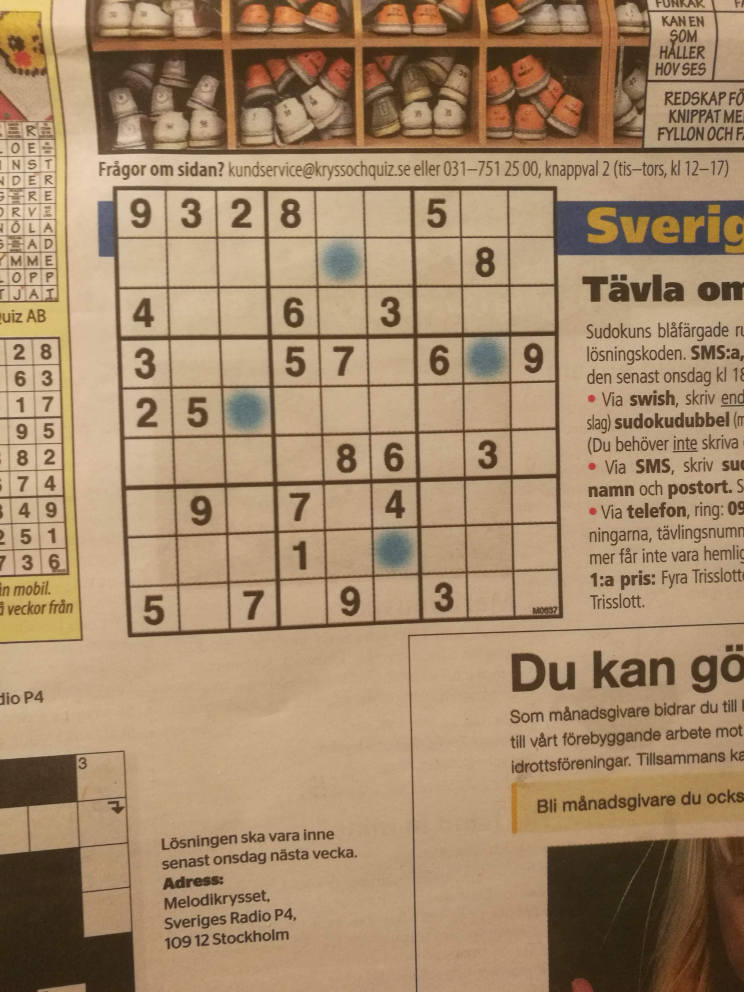
#> input picture rsrc/IMG_20190317_200221.jpg, 2976 x 3968 px (shown at 1/4 size)
$ python main.py ../rsrc/IMG_20190317_200221.jpg
#> lines starting #> are read from the running program, lines starting #| are printed output that depends on the picture; after the words box and inside, x2 and y2 are one past the last pixel; in counts of white or black regions, pixels touching at a corner belong together
### src/image_process.py
import cv2
from matplotlib import pyplot as plt
from collections import namedtuple
import numpy
import numpy as np
from nptyping import Array
Point2f = namedtuple('Point2f', ['x','y'])
Size = namedtuple('Size', ['width','height'])
canny_limit = 65

def calc_euclidian_dist(a, b):
    return numpy.sqrt(numpy.power(a.x - b.x, 2) + numpy.power(a.y - b.y, 2))

def calc_size(corners):
    # determine the dimensions that we should warp this contour to
    widthTop = calc_euclidian_dist(corners[0], corners[1])
    widthBottom = calc_euclidian_dist(corners[2], corners[3])

    heightLeft = calc_euclidian_dist(corners[0], corners[3])
    heightRight = calc_euclidian_dist(corners[1], corners[2])

    return Size(max(widthTop, widthBottom), max(heightLeft, heightRight))


def find_corners(largestContour):
        maxDist = [0, 0, 0, 0]
        corners = [0, 0, 0, 0]
        M = cv2.moments(largestContour, True)
        cX = M['m10'] / M['m00']
        cY = M['m01'] / M['m00']
        for i in range(4):
            maxDist[i] = 0.0;
            corners[i] = Point2f(cX, cY)

        center = Point2f(cX, cY)

        # find the most distant point in the contour within each quadrant
        for point in largestContour:
            p = Point2f(point[0][0], point[0][1])
            dist = calc_euclidian_dist(p, center)
            # print("(", p.x , "," , p.y , ") is " , dist , " from (" , cX , "," , cY , ")")
            if p.x < cX and p.y < cY and maxDist[0] < dist:
                # top left
                maxDist[0] = dist
                corners[0] = p
            elif p.x > cX and p.y < cY and maxDist[1] < dist:
                # top right
                maxDist[1] = dist
                corners[1] = p
            elif p.x > cX and p.y > cY and maxDist[2] < dist:
                # bottom right
                maxDist[2] = dist
                corners[2] = p
            elif p.x < cX and p.y > cY and maxDist[3] < dist:
                # bottom left
                maxDist[3] = dist
                corners[3] = p


        return corners

# TODO remove this
def convert_corners(corners) -> Array[np.float32]:
    result = []
    for corner in corners:
        result.append([corner.x, corner.y])

    return np.float32(result)

def find_largest_contour(imgx: Array[np.uint8]) -> Array[np.int32]:
    edgesx = cv2.Canny(imgx, canny_limit, canny_limit * 2, apertureSize=3)
    contours, hierarchy = cv2.findContours(edgesx, cv2.RETR_EXTERNAL, cv2.CHAIN_APPROX_SIMPLE)
    largest_area = 0.0
    largest_contour = []
    if __debug__:
        debug_img = imgx.copy()
    for contour in contours:
        area = cv2.contourArea(contour, False)
        if area > largest_area:
            largest_contour = contour
            largest_area = area
            if __debug__:
                rect = cv2.boundingRect(largest_contour)
                cv2.rectangle(debug_img, rect, (255, 0, 0), 3)

    if __debug__:
        plt.subplot(1,2,1),plt.imshow(edgesx)
        plt.subplot(1,2,2),plt.imshow(debug_img)
        plt.show()

    return largest_contour

def close_to_vertical_or_horizontal(a):
    limit = 1
    a = abs(a)
    if a < limit:
        return True
    if abs(a - 180) < limit:
        return True

    return False

def remove_lines(img: Array[np.uint8]):

    ret,img2 = cv2.threshold(~img,127,255,cv2.THRESH_BINARY)
    edges = cv2.Canny(img2,100,150,apertureSize = 3)

    # probably need to get this down to 450x450 to make the threshold work
    lines = cv2.HoughLines(edges,1,np.pi/180, 70)
    for line in lines:
        for rho,theta in line:
            a = np.cos(theta)
            b = np.sin(theta)
            a_deg = a * 180
            b_deg = b * 180
            if close_to_vertical_or_horizontal(a_deg) and close_to_vertical_or_horizontal(b_deg):
                x0 = a*rho
                y0 = b*rho
                x1 = int(x0 + 1000*(-b))
                y1 = int(y0 + 1000*(a))
                x2 = int(x0 - 1000*(-b))
                y2 = int(y0 - 1000*(a))
                cv2.line(img,(x1,y1),(x2,y2),(255,255,255), 10)

    return img

def load_img(filename):
    img = cv2.imread(filename)
    img = cv2.fastNlMeansDenoising(img)
    ret,img = cv2.threshold(img,127,255,cv2.THRESH_BINARY)
    min_side = min(img.shape[0:1])
    scale_factor = 500 / min_side
    #scale_factor = 0.25
    img = cv2.resize(img, (0,0), fx=scale_factor, fy=scale_factor)
    return img


def unwrap_img(imgx):
    largest_contour = find_largest_contour(imgx)

    corners = find_corners(largest_contour)
    size = calc_size(corners)
    flat_corners = []
    flat_corners.append(Point2f(0.0,0.0))
    flat_corners.append(Point2f(size.width, 0.0))
    flat_corners.append(Point2f(size.width, size.height))
    flat_corners.append(Point2f(0.0, size.height))
    transform = cv2.getPerspectiveTransform(convert_corners(corners), convert_corners(flat_corners))
    imgx = cv2.warpPerspective(imgx, transform, (int(size.width), int(size.height)))

    imgx1 = cv2.GaussianBlur(imgx, (0, 0), 3);
    imgx2 = cv2.addWeighted(imgx, 1.5, imgx1, -0.5, 0);
    return imgx2


def extact_numbers(imgx):
    result = []
    width, height, _ = imgx.shape
    sq_width = width // 9
    sq_height = height // 9
    xs = range(0, width - sq_width, sq_width)
    ys = range(0, height - sq_height, sq_height)
    for y in ys:
        row_result = []
        for x in xs:
            sub_img = imgx[y:y + sq_height, x:x+sq_width]
            largest_contour = find_largest_contour(sub_img)
            if len(largest_contour):
                rect = cv2.boundingRect(largest_contour)
                number = sub_img[rect[1]:rect[1]+rect[3], rect[0]:rect[0]+ rect[2]]
            else:
                number = []
            row_result.append(number)
        result.append(row_result)

    return np.array(result)


def extract_squares(filename: str):
    imgx = load_img(filename)
    imgx2 = unwrap_img(imgx)
    if __debug__:
        plt.imshow(imgx2)
        plt.show()
    imgx = remove_lines(imgx2)
    if __debug__:
        plt.imshow(imgx)
        plt.show()

    return extact_numbers(imgx)

### src/main.py
from matplotlib import pyplot as plt
from image_process import extract_squares
import sys
plt.rcParams['figure.figsize'] = [15, 10]

def main():
    squares = extract_squares(sys.argv[1])
#> in load_img, img is the input picture: shape (3968, 2976, 3); mean B, G, R 106.1, 137.3, 164.7
#> in load_img, `ret,img = cv2.threshold(img,127,255,cv2.THRESH_BINARY)`:
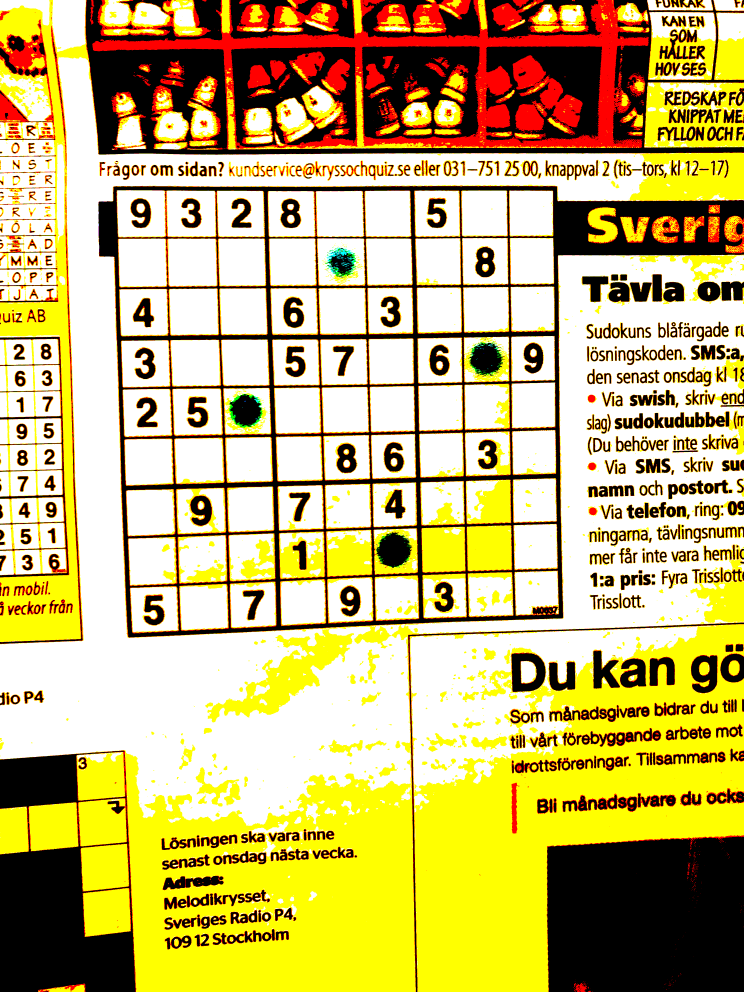
#> img: shape (3968, 2976, 3) (shown at 1/4 size); mean B, G, R 111, 180.6, 198.1
#> in find_largest_contour, `edgesx = cv2.Canny(imgx, canny_limit, canny_limit * 2, apertureSize=3)`:
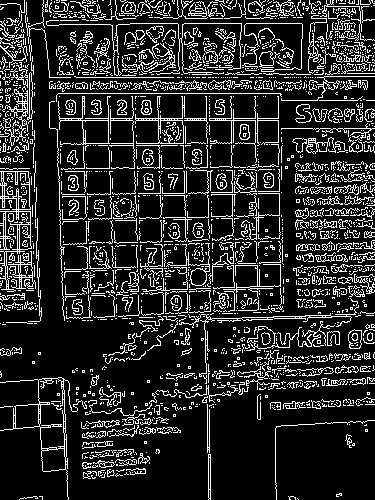
#> edgesx: shape (500, 375); 16.7% white in thin lines or dots
#> in find_largest_contour, `contours, hierarchy = cv2.findContours(edgesx, cv2.RETR_EXTERNAL, cv2...`: contours = 2000 contours, 1922 with area under 20; largest, box (x1, y1, x2, y2) and area: (0, 377, 87, 500) 2878, (0, 171, 32, 292) 1438, (135, 96, 185, 144) 664, (58, 96, 111, 145) 655, (0, 89, 28, 146) 304
#> the loop in find_largest_contour, `for contour in contours:` made 2000 passes
#> (area, largest_area, rect) on passes 13, 16, 24, 32, 219: (21, 21, (83, 471, 14, 8)), (29.5, 29.5, (107, 469, 8, 8)), (74, 74, (93, 460, 22, 8)), (88, 88, (208, 454, 3, 46)), (2877.5, 2877.5, (0, 377, 87, 123))
#> area on passes 36, 52: 31, 42.5
#> after the loop in find_largest_contour, `for contour in contours:`:
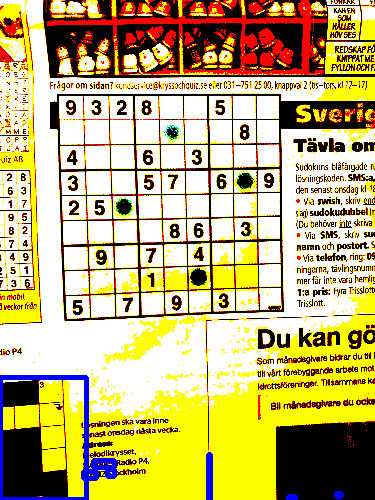
#> debug_img: shape (500, 375, 3); mean B, G, R 114.1, 178.3, 195.5
#> after the loop in find_largest_contour, `for contour in contours:`: largest_area = 2877.5; largest_contour = contour of 198 points, box (x1, y1, x2, y2) (0, 377, 87, 500), area 2878
#> in find_corners, `M = cv2.moments(largestContour, True)`: M = moments, m00 2877.5, centre m10/m00, m01/m00 = (47.12, 422)
#> in find_corners, `cX = M['m10'] / M['m00']`: cX = 47.12
#> in find_corners, `cY = M['m01'] / M['m00']`: cY = 422
#> after the loop in find_corners, `for i in range(4):`: corners = [(47.12, 422), (47.12, 422), (47.12, 422), (47.12, 422)]; maxDist = [0, 0, 0, 0]
#> in find_corners, `center = Point2f(cX, cY)`: center = (47.12, 422)
#> the loop in find_corners, `for point in largestContour:` made 198 passes
#> (p, dist) on passes 1 to 3: ((58, 377), 46.31), ((57, 378), 45.11), ((42, 378), 44.31)
#> after the loop in find_corners, `for point in largestContour:`: corners = [(0, 382), (61, 377), (68, 499), (43, 471)]; maxDist = [61.82, 47.1, 79.77, 49.16]
#> in unwrap_img, `corners = find_corners(largest_contour)`: corners = [(0, 382), (61, 377), (68, 499), (43, 471)]
#> in calc_size, `widthTop = calc_euclidian_dist(corners[0], corners[1])`: widthTop = 61.2
#> in calc_size, `widthBottom = calc_euclidian_dist(corners[2], corners[3])`: widthBottom = 37.54
#> in calc_size, `heightLeft = calc_euclidian_dist(corners[0], corners[3])`: heightLeft = 98.84
#> in calc_size, `heightRight = calc_euclidian_dist(corners[1], corners[2])`: heightRight = 122.2
#> in unwrap_img, `size = calc_size(corners)`: size = (61.2, 122.2)
#> the loop in convert_corners, `for corner in corners:` made 4 passes
#> after the loop in convert_corners, `for corner in corners:`: result = [[0, 382], [61, 377], [68, 499], [43, 471]]
#> in unwrap_img, `transform = cv2.getPerspectiveTransform(convert_corners(corners), conv..`: transform = [[0.307, -0.148, 56.73], [0.00471, 0.0574, -21.94], [0.00316, -0.00232, 1]]
#> in remove_lines, `edges = cv2.Canny(img2,100,150,apertureSize = 3)`:
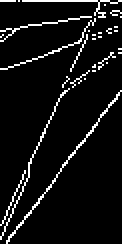
#> edges: shape (122, 61) (shown 2 times larger); 6.9% white in thin lines or dots
#> in remove_lines, `lines = cv2.HoughLines(edges,1,np.pi/180, 70)`: lines = [[75, 0.646]]
#> the loop in remove_lines, `for line in lines:` made 1 pass
#> line on pass 1: [[75, 0.646]]
#> the loop in extact_numbers, `for y in ys:` made 1 pass
#> pass 1, in find_largest_contour (call 4), `plt.show()`:
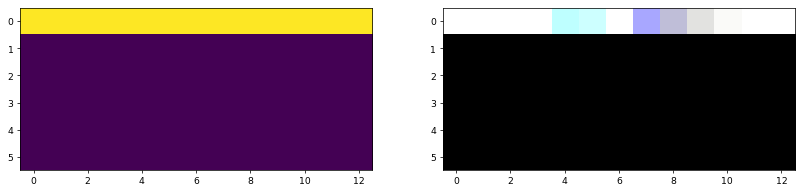
#> figure drawn by matplotlib, 2 panels
#> pass 1, in find_largest_contour (call 5), `plt.show()`:
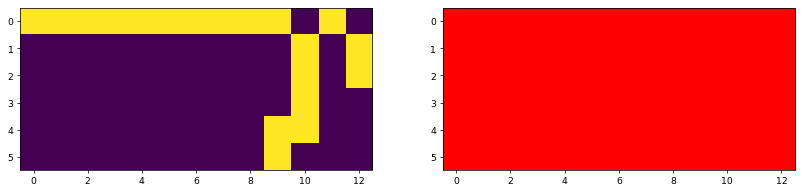
#> figure drawn by matplotlib, 2 panels
#> pass 1, in find_largest_contour (call 6), `plt.show()`:
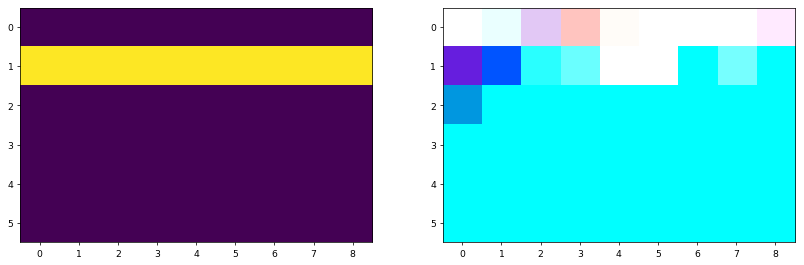
#> figure drawn by matplotlib, 2 panels
#> after the loop in extact_numbers, `for y in ys:`: result = []
    i = 1
    for row in squares:
        for square in row:
            if len(square):
                plt.subplot(9,9,i), plt.imshow(square)

            i += 1

    plt.show()

if __name__ == '__main__':
#> (the run stopped early here; a loop or call above may not have finished)
